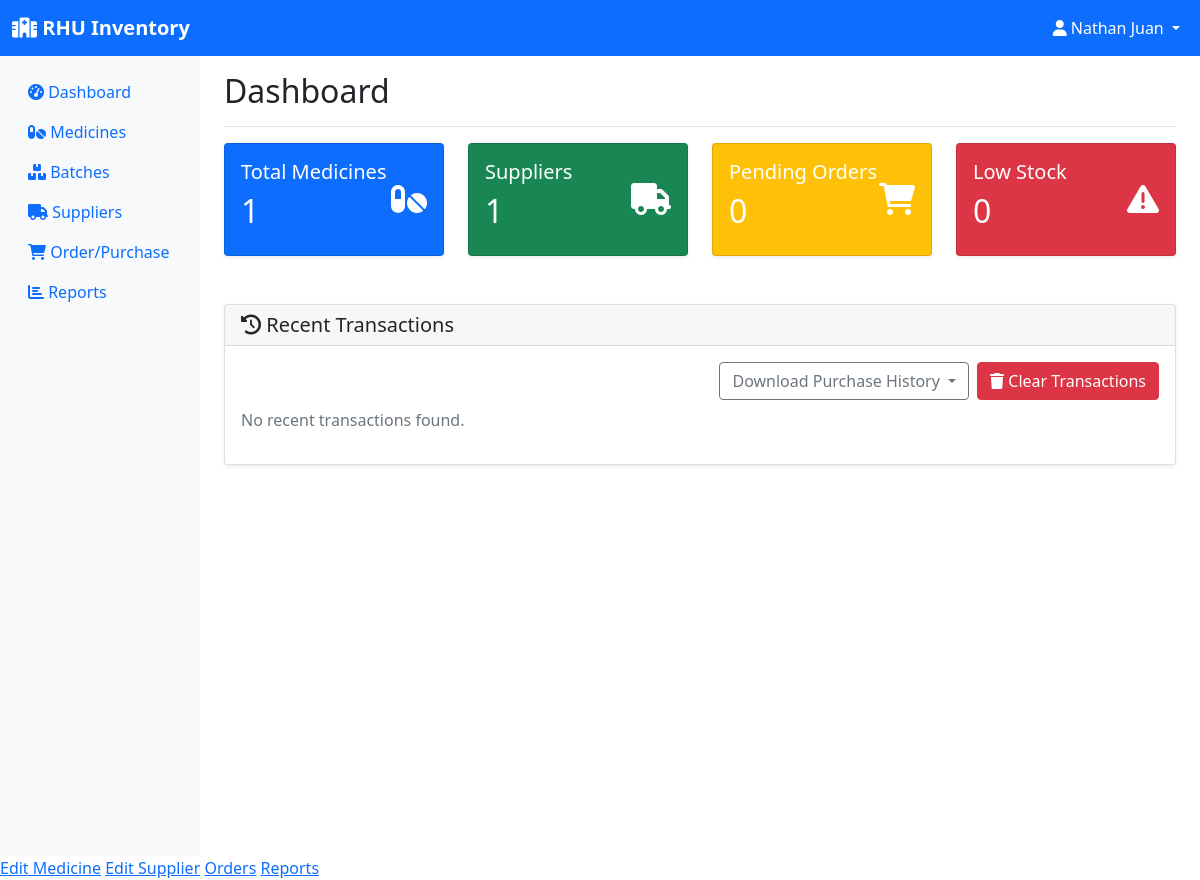
Page /dashboard (signed in) on the earlier database version.
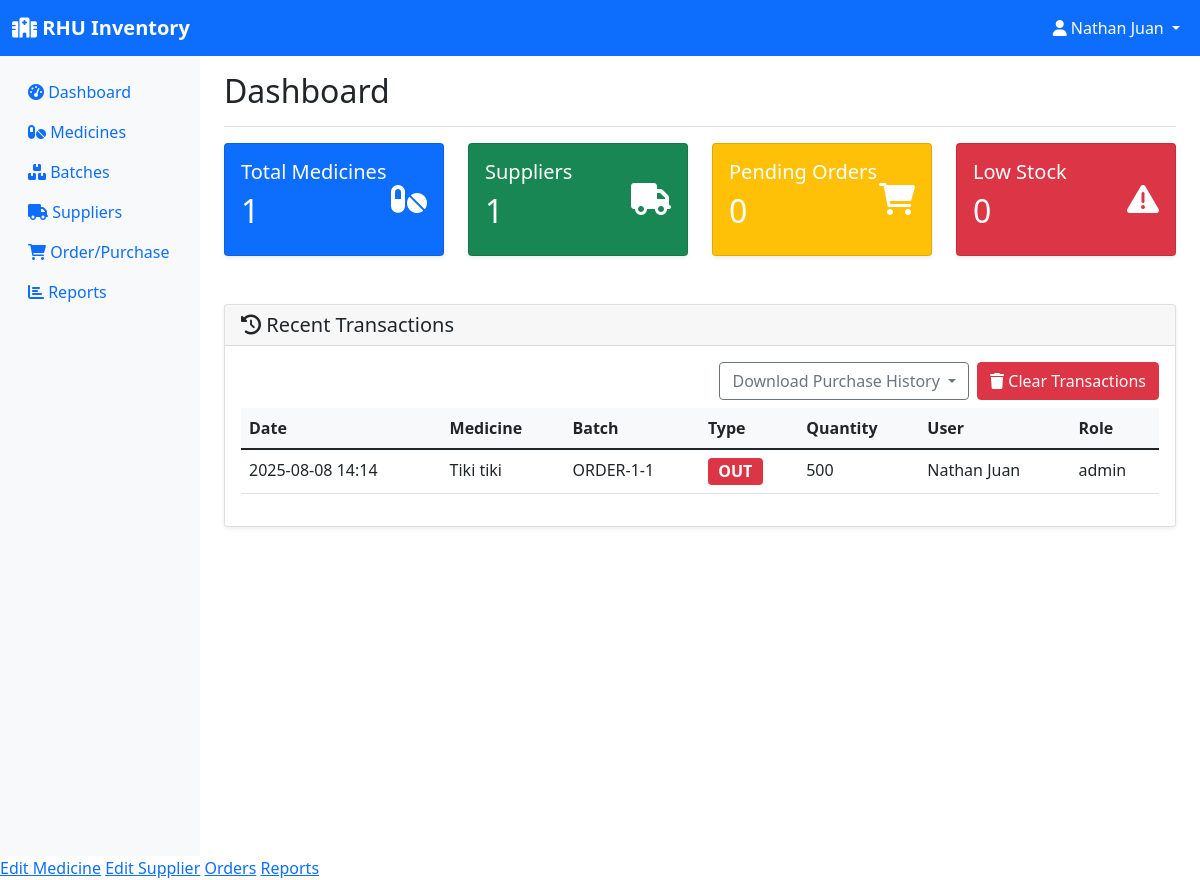
Same page on the later database version.
### models.py (models this page shows, shortened)
class User(UserMixin, db.Model):
    id = db.Column(db.Integer, primary_key=True)
    username = db.Column(db.String(150), unique=True, nullable=False)
    password = db.Column(db.String(256), nullable=False)
    role = db.Column(db.String(20), nullable=False, default='employee')  # pharmacist, manager, assistant
    email = db.Column(db.String(120), unique=True, nullable=False)
    created_at = db.Column(db.DateTime, default=datetime.utcnow)

class StockTransaction(db.Model):
    id = db.Column(db.Integer, primary_key=True)
    batch_id = db.Column(db.Integer, db.ForeignKey('batch.id'), nullable=False)
    transaction_type = db.Column(db.String(20), nullable=False)  # in, out
    quantity = db.Column(db.Integer, nullable=False)
    transaction_date = db.Column(db.DateTime, default=datetime.utcnow)
    performed_by = db.Column(db.Integer, db.ForeignKey('user.id'), nullable=False)
    notes = db.Column(db.String(200))
    user = db.relationship('User', backref='transactions')

class Medicine(db.Model):
    id = db.Column(db.Integer, primary_key=True)
    name = db.Column(db.String(100), nullable=False)
    generic_name = db.Column(db.String(100))
    category = db.Column(db.String(50))
    unit = db.Column(db.String(20))  # e.g., tablets, bottles, etc.
    supplier_id = db.Column(db.Integer, db.ForeignKey('supplier.id'), nullable=False)
    created_at = db.Column(db.DateTime, default=datetime.utcnow)
    batches = db.relationship('Batch', backref='medicine', lazy=True)
    order_items = db.relationship('OrderItem', backref='medicine', lazy=True)

class Batch(db.Model):
    id = db.Column(db.Integer, primary_key=True)
    batch_number = db.Column(db.String(50), nullable=False)
    medicine_id = db.Column(db.Integer, db.ForeignKey('medicine.id'), nullable=False)
    quantity = db.Column(db.Integer, nullable=False)
    expiration_date = db.Column(db.Date, nullable=False)
    manufacturing_date = db.Column(db.Date)
    unit_price = db.Column(db.Float)
    created_at = db.Column(db.DateTime, default=datetime.utcnow)
    transactions = db.relationship('StockTransaction', backref='batch', lazy=True)

### app.py (the view)
@app.route('/dashboard')
@login_required
def dashboard():
    low_stock = Batch.query.filter(Batch.quantity <= 10).all()
    thirty_days_from_now = datetime.now().date() + timedelta(days=30)
    expiring_soon = Batch.query.filter(
        Batch.expiration_date <= thirty_days_from_now,
        Batch.expiration_date > datetime.now().date()
    ).all()
    recent_transactions = StockTransaction.query.order_by(
        StockTransaction.transaction_date.desc()
    ).limit(10).all()
    total_medicines = Medicine.query.count()
    total_suppliers = Supplier.query.count()
    pending_orders = Order.query.filter_by(status='pending').count()
    return render_template('dashboard.html',
                         low_stock=low_stock,
                         expiring_soon=expiring_soon,
                         recent_transactions=recent_transactions,
                         total_medicines=total_medicines,
                         total_suppliers=total_suppliers,
                         pending_orders=pending_orders)

### app.py (called while the page is built)
@login_manager.user_loader
def load_user(user_id):
    return User.query.get(int(user_id))

### templates/dashboard.html (shortened to what this page needs)
{% extends "base.html" %}
{% block content %}
<div class="d-flex justify-content-between flex-wrap flex-md-nowrap align-items-center pt-3 pb-2 mb-3 border-bottom">
    <h1 class="h2">Dashboard</h1>
</div>
<div class="row mb-4">
    <div class="col-md-3">
        <div class="card text-white bg-primary">
            <div class="card-body">
                <div class="d-flex justify-content-between">
                    <div>
                        <h5 class="card-title">Total Medicines</h5>
                        <h2>{{ total_medicines }}</h2>
                    </div>
                    <div class="align-self-center">
                        <i class="fas fa-pills fa-2x"></i>
                    </div>
                </div>
            </div>
        </div>
    </div>
    <div class="col-md-3">
        <div class="card text-white bg-success">
            <div class="card-body">
                <div class="d-flex justify-content-between">
                    <div>
                        <h5 class="card-title">Suppliers</h5>
                        <h2>{{ total_suppliers }}</h2>
                    </div>
                    <div class="align-self-center">
                        <i class="fas fa-truck fa-2x"></i>
                    </div>
                </div>
            </div>
        </div>
    </div>
    <div class="col-md-3">
        <div class="card text-white bg-warning">
            <div class="card-body">
                <div class="d-flex justify-content-between">
                    <div>
                        <h5 class="card-title">Pending Orders</h5>
                        <h2>{{ pending_orders }}</h2>
                    </div>
                    <div class="align-self-center">
                        <i class="fas fa-shopping-cart fa-2x"></i>
                    </div>
                </div>
            </div>
        </div>
    </div>
    <div class="col-md-3">
        <div class="card text-white bg-danger">
            <div class="card-body">
                <div class="d-flex justify-content-between">
                    <div>
                        <h5 class="card-title">Low Stock</h5>
                        <h2>{{ low_stock|length }}</h2>
                    </div>
                    <div class="align-self-center">
                        <i class="fas fa-exclamation-triangle fa-2x"></i>
                    </div>
                </div>
            </div>
        </div>
    </div>
</div>
<div class="row">
    <div class="col-12">
        <div class="card">
            <div class="card-header">
                <h5 class="mb-0"><i class="fas fa-history"></i> Recent Transactions</h5>
            </div>
            <div class="card-body">
                <div class="d-flex justify-content-end mb-2">
                    <div class="dropdown me-2">
                        <button class="btn btn-outline-secondary dropdown-toggle" type="button" id="downloadMenu" data-bs-toggle="dropdown" aria-expanded="false">
                            Download Purchase History
                        </button>
                    </div>
                    {% if current_user.is_authenticated and current_user.role == 'admin' %}
                    <form method="post" action="{{ url_for('clear_transactions') }}" style="display:inline;">
                        <button type="submit" class="btn btn-danger" onclick="return confirm('Are you sure you want to clear all transaction history?');">
                            <i class="fas fa-trash"></i> Clear Transactions
                        </button>
                    </form>
                    {% endif %}
                </div>
                {% if recent_transactions %}
                <div class="table-responsive">
                    <table class="table">
                        <thead>
                            <tr>
                                <th>Date</th>
                                <th>Medicine</th>
                                <th>Batch</th>
                                <th>Type</th>
                                <th>Quantity</th>
                                <th>User</th>
                                <th>Role</th>
                            </tr>
                        </thead>
                        <tbody>
                            {% for tx in recent_transactions %}
                            <tr>
                                <td>{{ tx.transaction_date.strftime('%Y-%m-%d %H:%M') }}</td>
                                <td>{{ tx.batch.medicine.name if tx.batch and tx.batch.medicine else "N/A" }}</td>
                                <td>{{ tx.batch.batch_number if tx.batch else "N/A" }}</td>
                                <td>
                                    {% if tx.transaction_type.lower() == 'in' %}
                                        <span class="badge bg-success" style="font-size:1em;">IN</span>
                                    {% elif tx.transaction_type.lower() == 'out' %}
                                        <span class="badge bg-danger" style="font-size:1em;">OUT</span>
                                    {% else %}
                                        <span class="badge bg-secondary" style="font-size:1em;">{{ tx.transaction_type|upper }}</span>
                                    {% endif %}
                                </td>
                                <td>{{ tx.quantity }}</td>
                                <td>
                                    {% if tx.user and tx.user.username %}
                                        {{ tx.user.username }}
                                    {% else %}
                                        {{ tx.performed_by }}
                                    {% endif %}
                                </td>
                                <td>
                                    {% if tx.user and tx.user.role %}
                                        {{ tx.user.role }}
                                    {% else %}
                                        N/A
                                    {% endif %}
                                </td>
                            </tr>
                            {% endfor %}
                        </tbody>
                    </table>
                </div>
                {% else %}
                <p class="text-muted">No recent transactions found.</p>
                {% endif %}
            </div>
        </div>
    </div>
</div>
{% endblock %}

### templates/base.html (shortened to what this page needs)
<!DOCTYPE html>
<html lang="en">
<head>
    <link href="https://cdn.jsdelivr.net/npm/bootstrap@5.1.3/dist/css/bootstrap.min.css" rel="stylesheet">
    <link href="https://cdnjs.cloudflare.com/ajax/libs/font-awesome/6.0.0/css/all.min.css" rel="stylesheet">
</head>
<body>
    <nav class="navbar navbar-expand-lg navbar-dark bg-primary">
        <div class="container-fluid">
            <a class="navbar-brand" href="{{ url_for('dashboard') }}">
                <i class="fas fa-hospital"></i> RHU Inventory
            </a>
            {% if current_user.is_authenticated %}
            <div class="navbar-nav ms-auto">
                <div class="nav-item dropdown">
                    <a class="nav-link dropdown-toggle text-white" href="#" id="navbarDropdown" role="button" data-bs-toggle="dropdown">
                        <i class="fas fa-user"></i> {{ current_user.username }}
                    </a>
                </div>
            </div>
            {% endif %}
        </div>
    </nav>
    <div class="container-fluid">
        <div class="row">
            {% if current_user.is_authenticated %}
            <nav class="col-md-3 col-lg-2 d-md-block sidebar collapse">
                <div class="position-sticky pt-3">
                    <ul class="nav flex-column">
                        <li class="nav-item">
                            <a class="nav-link" href="{{ url_for('dashboard') }}">
                                <i class="fas fa-tachometer-alt"></i> Dashboard
                            </a>
                        </li>
                        <li class="nav-item">
                            <a class="nav-link" href="{{ url_for('inventory') }}">
                                <i class="fas fa-pills"></i> Medicines
                            </a>
                        </li>
                        <li class="nav-item">
                            <a class="nav-link" href="{{ url_for('batches') }}">
                                <i class="fas fa-boxes"></i> Batches
                            </a>
                        </li>
                        <li class="nav-item">
                            <a class="nav-link" href="{{ url_for('suppliers') }}">
                                <i class="fas fa-truck"></i> Suppliers
                            </a>
                        </li>
                        <li class="nav-item">
                            <a class="nav-link" href="{{ url_for('orders') }}">
                                <i class="fas fa-shopping-cart"></i> Order/Purchase
                            </a>
                        </li>
                        <li class="nav-item">
                            <a class="nav-link" href="{{ url_for('reports') }}">
                                <i class="fas fa-chart-bar"></i> Reports
                            </a>
                        </li>
                    </ul>
                </div>
            </nav>
            {% endif %}
            <main class="{% if current_user.is_authenticated %}col-md-9 ms-sm-auto col-lg-10 px-md-4{% else %}col-12{% endif %}">
                {% block content %}{% endblock %}
            </main>
        </div>
    </div>
    {% if current_user.is_authenticated %}
        {% if current_user.role == 'admin' %}
            <a href="{{ edit_medicine_url }}">Edit Medicine</a>
            <a href="{{ edit_supplier_url }}">Edit Supplier</a>
            <a href="{{ orders_url }}">Orders</a>
            <a href="{{ reports_url }}">Reports</a>
        {% elif current_user.role == 'sub-admin' %}
            <a href="{{ edit_medicine_url }}">Edit Medicine</a>
            <a href="{{ edit_supplier_url }}">Edit Supplier</a>
            <a href="{{ orders_url }}">Orders</a>
        {% elif current_user.role == 'employee' %}
            <a href="{{ orders_url }}">Orders</a>
            <a href="{{ reports_url }}">Reports</a>
        {% endif %}
    {% endif %}
</body>
</html>

### templates/base.html (style rules this page uses)
.sidebar { min-height: 100vh; background-color: #f8f9fa; }
.navbar-brand { font-weight: bold; }
.card { box-shadow: 0 0.125rem 0.25rem rgba(0, 0, 0, 0.075); border: 1px solid rgba(0, 0, 0, 0.125); }
.table th { background-color: #f8f9fa; border-top: none; }

Differences in the rows shown:
added StockTransaction: transaction_date "2025-08-08 14:14", batch.medicine "Tiki tiki", batch "ORDER-1-1", transaction_type "OUT", quantity "500", user.username "Nathan Juan", user.role "admin"
Other differences:
text no longer shown: "No recent transactions found."
text now shown: "Date Medicine Batch Type Quantity User Role"
